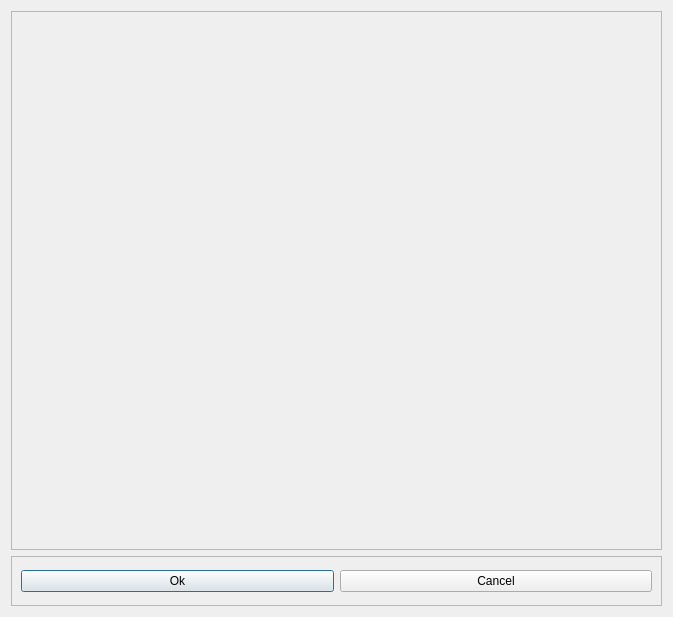
<?xml version="1.0" encoding="UTF-8"?>
<ui version="4.0">
 <class>Dialog</class>
 <widget class="QDialog" name="Dialog">
  <property name="geometry">
   <rect>
    <x>0</x>
    <y>0</y>
    <width>673</width>
    <height>617</height>
   </rect>
  </property>
  <property name="windowTitle">
   <string>Dialog</string>
  </property>
  <layout class="QVBoxLayout" name="verticalLayout">
   <item>
    <widget class="QFrame" name="frame">
     <property name="frameShape">
      <enum>QFrame::StyledPanel</enum>
     </property>
     <property name="frameShadow">
      <enum>QFrame::Raised</enum>
     </property>
     <layout class="QVBoxLayout" name="frame_layout"/>
    </widget>
   </item>
   <item>
    <widget class="QFrame" name="frame_2">
     <property name="maximumSize">
      <size>
       <width>16777215</width>
       <height>50</height>
      </size>
     </property>
     <property name="frameShape">
      <enum>QFrame::StyledPanel</enum>
     </property>
     <property name="frameShadow">
      <enum>QFrame::Raised</enum>
     </property>
     <layout class="QHBoxLayout" name="horizontalLayout_2">
      <item>
       <widget class="QPushButton" name="button_ok">
        <property name="text">
         <string>Ok</string>
        </property>
       </widget>
      </item>
      <item>
       <widget class="QPushButton" name="button_cancel">
        <property name="text">
         <string>Cancel</string>
        </property>
       </widget>
      </item>
     </layout>
    </widget>
   </item>
  </layout>
 </widget>
 <resources/>
 <connections/>
</ui>
